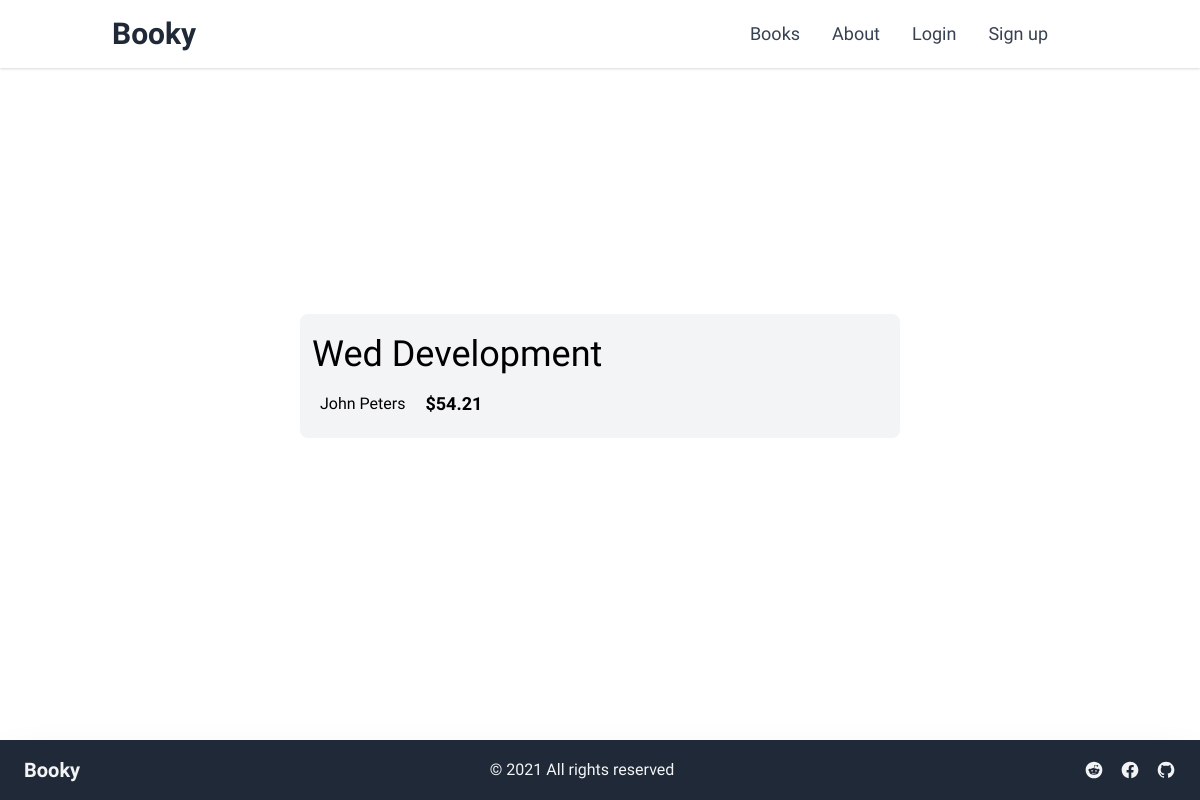
Page /books/7a907b73-a71d-4514-8c3d-8358cffd4461/ on the committed database.
### books/models.py (models this page shows, shortened)
class Book(models.Model):
    id = models.UUIDField(  # new
        primary_key=True,
        default=uuid.uuid4,
        editable=False)
    title = models.CharField(max_length=200)
    author = models.CharField(max_length=200)
    price = models.DecimalField(max_digits=6, decimal_places=2)

### books/views.py (the view)
# urls.py: path('<uuid:pk>/', BookDetailView.as_view(), name="book")
class BookDetailView(DetailView):
    model = Book
    context_object_name = 'book'
    template_name = "books/book_detail.html"

### templates/books/book_detail.html (shortened to what this page needs)
{% extends "base.html" %} {% load static %}
{% block content %}
<div class="flex flex-col w-1/2 ml-auto mr-auto space-y-4">
     <div class="px-3 py-3 bg-gray-100 rounded-lg">
         <h2 class="py-2 text-4xl font-light">{{book.title}}</h2>
        <div class="flex space-x-3">
            <p class="inline-flex items-center justify-center px-2 py-1 text-light">{{book.author}}</p>
            <p class="py-2 text-lg font-bold">${{book.price}}</p>
        </div>
     </div>
</div>
{% endblock %}

### static/css/styles.css (style rules this page uses)
body { font-family: "Open Sans Condensed", sans-serif; }

### rows in the picture
Book: title "Wed Development", author "John Peters", price "54.21"
